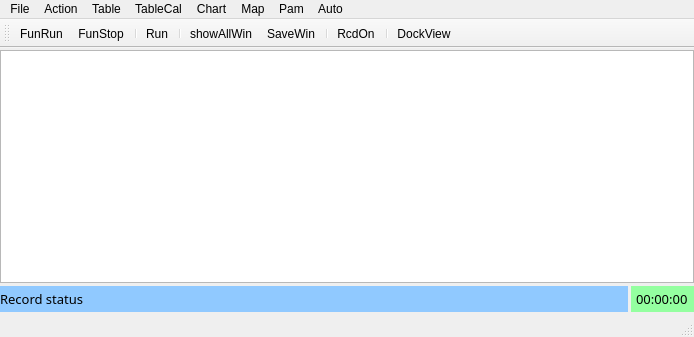
<?xml version="1.0" encoding="UTF-8"?>
<ui version="4.0">
 <class>FunctionWin</class>
 <widget class="QMainWindow" name="FunctionWin">
  <property name="geometry">
   <rect>
    <x>0</x>
    <y>0</y>
    <width>694</width>
    <height>337</height>
   </rect>
  </property>
  <property name="windowTitle">
   <string>MainWindow</string>
  </property>
  <widget class="QWidget" name="centralwidget">
   <layout class="QGridLayout" name="gridLayout">
    <property name="leftMargin">
     <number>0</number>
    </property>
    <property name="topMargin">
     <number>2</number>
    </property>
    <property name="rightMargin">
     <number>0</number>
    </property>
    <property name="bottomMargin">
     <number>3</number>
    </property>
    <property name="spacing">
     <number>3</number>
    </property>
    <item row="0" column="0">
     <widget class="QTreeView" name="treeView_functions"/>
    </item>
    <item row="1" column="0">
     <layout class="QHBoxLayout" name="horizontalLayout_4" stretch="1,0">
      <property name="sizeConstraint">
       <enum>QLayout::SetDefaultConstraint</enum>
      </property>
      <item>
       <widget class="QLabel" name="led_Record">
        <property name="font">
         <font>
          <family>Segoe UI Semibold</family>
          <pointsize>10</pointsize>
          <weight>50</weight>
          <italic>false</italic>
          <bold>false</bold>
         </font>
        </property>
        <property name="styleSheet">
         <string notr="true">background-color: rgb(144, 201, 255);</string>
        </property>
        <property name="text">
         <string>Record status</string>
        </property>
       </widget>
      </item>
      <item>
       <widget class="QTimeEdit" name="timeEdit">
        <property name="font">
         <font>
          <family>Segoe UI Semibold</family>
          <pointsize>10</pointsize>
          <weight>50</weight>
          <italic>false</italic>
          <bold>false</bold>
          <kerning>false</kerning>
         </font>
        </property>
        <property name="focusPolicy">
         <enum>Qt::NoFocus</enum>
        </property>
        <property name="styleSheet">
         <string notr="true">background-color: rgb(148, 255, 160);
color: rgb(0, 0, 0);</string>
        </property>
        <property name="frame">
         <bool>false</bool>
        </property>
        <property name="alignment">
         <set>Qt::AlignCenter</set>
        </property>
        <property name="readOnly">
         <bool>true</bool>
        </property>
        <property name="buttonSymbols">
         <enum>QAbstractSpinBox::NoButtons</enum>
        </property>
        <property name="keyboardTracking">
         <bool>false</bool>
        </property>
        <property name="displayFormat">
         <string>HH:mm:ss</string>
        </property>
       </widget>
      </item>
     </layout>
    </item>
   </layout>
  </widget>
  <widget class="QMenuBar" name="menubar">
   <property name="geometry">
    <rect>
     <x>0</x>
     <y>0</y>
     <width>694</width>
     <height>22</height>
    </rect>
   </property>
   <widget class="QMenu" name="menuFile">
    <property name="title">
     <string>File</string>
    </property>
    <addaction name="actionDevices"/>
    <addaction name="actionImportPams"/>
    <addaction name="separator"/>
    <addaction name="actionFunRun"/>
    <addaction name="actionFunStop"/>
    <addaction name="separator"/>
    <addaction name="actionSaveWin"/>
    <addaction name="actionshowAllWin"/>
   </widget>
   <widget class="QMenu" name="menuValueTable">
    <property name="title">
     <string>Action</string>
    </property>
    <addaction name="actionRun"/>
    <addaction name="separator"/>
    <addaction name="actionRcdOn"/>
    <addaction name="actionRcdSet"/>
   </widget>
   <widget class="QMenu" name="menuTable">
    <property name="title">
     <string>Table</string>
    </property>
    <addaction name="actionAdd_Table"/>
   </widget>
   <widget class="QMenu" name="menuTableCal">
    <property name="title">
     <string>TableCal</string>
    </property>
    <addaction name="actionAdd_Cal_Table"/>
   </widget>
   <widget class="QMenu" name="menuChart">
    <property name="title">
     <string>Chart</string>
    </property>
    <addaction name="actionAdd_Chart"/>
   </widget>
   <widget class="QMenu" name="menuMap">
    <property name="title">
     <string>Map</string>
    </property>
    <addaction name="actionMapWin"/>
   </widget>
   <widget class="QMenu" name="menuScript">
    <property name="title">
     <string>Auto</string>
    </property>
    <addaction name="actionScript"/>
    <addaction name="separator"/>
    <addaction name="actionAuto"/>
   </widget>
   <widget class="QMenu" name="menuPam">
    <property name="title">
     <string>Pam</string>
    </property>
    <addaction name="actionPamFactory"/>
   </widget>
   <addaction name="menuFile"/>
   <addaction name="menuValueTable"/>
   <addaction name="menuTable"/>
   <addaction name="menuTableCal"/>
   <addaction name="menuChart"/>
   <addaction name="menuMap"/>
   <addaction name="menuPam"/>
   <addaction name="menuScript"/>
  </widget>
  <widget class="QStatusBar" name="statusbar"/>
  <widget class="QToolBar" name="toolBar">
   <property name="windowTitle">
    <string>toolBar</string>
   </property>
   <attribute name="toolBarArea">
    <enum>TopToolBarArea</enum>
   </attribute>
   <attribute name="toolBarBreak">
    <bool>false</bool>
   </attribute>
   <addaction name="actionFunRun"/>
   <addaction name="actionFunStop"/>
   <addaction name="separator"/>
   <addaction name="actionRun"/>
   <addaction name="separator"/>
   <addaction name="actionshowAllWin"/>
   <addaction name="actionSaveWin"/>
   <addaction name="separator"/>
   <addaction name="actionRcdOn"/>
   <addaction name="separator"/>
   <addaction name="actionDockView"/>
  </widget>
  <action name="actionDevices">
   <property name="icon">
    <iconset resource="../icon.qrc">
     <normaloff>:/icon/icon/can.png</normaloff>:/icon/icon/can.png</iconset>
   </property>
   <property name="text">
    <string>Devices</string>
   </property>
  </action>
  <action name="actionRun">
   <property name="checkable">
    <bool>true</bool>
   </property>
   <property name="checked">
    <bool>false</bool>
   </property>
   <property name="icon">
    <iconset resource="../icon.qrc">
     <normaloff>:/icon/icon/run.png</normaloff>
     <normalon>:/icon/icon/stop.png</normalon>:/icon/icon/run.png</iconset>
   </property>
   <property name="text">
    <string>Run</string>
   </property>
   <property name="toolTip">
    <string>数据显示运行/停止</string>
   </property>
   <property name="shortcut">
    <string>Backspace</string>
   </property>
  </action>
  <action name="actionStop">
   <property name="icon">
    <iconset resource="../icon.qrc">
     <normaloff>:/icon/icon/stop.png</normaloff>:/icon/icon/stop.png</iconset>
   </property>
   <property name="text">
    <string>Stop</string>
   </property>
   <property name="toolTip">
    <string>Stop all functions</string>
   </property>
  </action>
  <action name="actionMapWin">
   <property name="icon">
    <iconset resource="../icon.qrc">
     <normaloff>:/icon/icon/mapWin.png</normaloff>:/icon/icon/mapWin.png</iconset>
   </property>
   <property name="text">
    <string>MapWin</string>
   </property>
  </action>
  <action name="actionAdd_Table">
   <property name="icon">
    <iconset resource="../icon.qrc">
     <normaloff>:/icon/icon/add_2nd.png</normaloff>:/icon/icon/add_2nd.png</iconset>
   </property>
   <property name="text">
    <string>Add Table</string>
   </property>
  </action>
  <action name="actionAdd_Cal_Table">
   <property name="icon">
    <iconset resource="../icon.qrc">
     <normaloff>:/icon/icon/add_2nd.png</normaloff>:/icon/icon/add_2nd.png</iconset>
   </property>
   <property name="text">
    <string>Add Cal Table</string>
   </property>
  </action>
  <action name="actionFunRun">
   <property name="checkable">
    <bool>false</bool>
   </property>
   <property name="icon">
    <iconset resource="../icon.qrc">
     <normaloff>:/icon/icon/link.png</normaloff>:/icon/icon/link.png</iconset>
   </property>
   <property name="text">
    <string>FunRun</string>
   </property>
   <property name="toolTip">
    <string>运行功能</string>
   </property>
   <property name="shortcut">
    <string>F3</string>
   </property>
  </action>
  <action name="actionFunStop">
   <property name="icon">
    <iconset resource="../icon.qrc">
     <normaloff>:/icon/icon/link_break.png</normaloff>:/icon/icon/link_break.png</iconset>
   </property>
   <property name="text">
    <string>FunStop</string>
   </property>
   <property name="toolTip">
    <string>停止功能</string>
   </property>
   <property name="shortcut">
    <string>F4</string>
   </property>
  </action>
  <action name="actionRcdOn">
   <property name="checkable">
    <bool>true</bool>
   </property>
   <property name="checked">
    <bool>false</bool>
   </property>
   <property name="icon">
    <iconset resource="../icon.qrc">
     <normaloff>:/icon/icon/record.png</normaloff>:/icon/icon/record.png</iconset>
   </property>
   <property name="text">
    <string>RcdOn</string>
   </property>
   <property name="toolTip">
    <string>数据记录</string>
   </property>
  </action>
  <action name="actionRcdOff">
   <property name="icon">
    <iconset resource="../icon.qrc">
     <normaloff>:/icon/icon/record-off.png</normaloff>:/icon/icon/record-off.png</iconset>
   </property>
   <property name="text">
    <string>RcdOff</string>
   </property>
  </action>
  <action name="actionSaveWin">
   <property name="icon">
    <iconset resource="../icon.qrc">
     <normaloff>:/icon/icon/save_xml.png</normaloff>:/icon/icon/save_xml.png</iconset>
   </property>
   <property name="text">
    <string>SaveWin</string>
   </property>
   <property name="toolTip">
    <string>窗口保存</string>
   </property>
  </action>
  <action name="actionshowAllWin">
   <property name="icon">
    <iconset resource="../icon.qrc">
     <normaloff>:/icon/icon/show.png</normaloff>:/icon/icon/show.png</iconset>
   </property>
   <property name="text">
    <string>showAllWin</string>
   </property>
   <property name="toolTip">
    <string>窗口显示/隐藏</string>
   </property>
  </action>
  <action name="actionAdd_Chart">
   <property name="icon">
    <iconset resource="../icon.qrc">
     <normaloff>:/icon/icon/chartWin.png</normaloff>:/icon/icon/chartWin.png</iconset>
   </property>
   <property name="text">
    <string>Add Chart</string>
   </property>
  </action>
  <action name="actionScript">
   <property name="icon">
    <iconset resource="../icon.qrc">
     <normaloff>:/icon/icon/javascript.png</normaloff>:/icon/icon/javascript.png</iconset>
   </property>
   <property name="text">
    <string>Script</string>
   </property>
  </action>
  <action name="actionPamFactory">
   <property name="icon">
    <iconset resource="../icon.qrc">
     <normaloff>:/icon/icon/node.png</normaloff>:/icon/icon/node.png</iconset>
   </property>
   <property name="text">
    <string>PamFactory</string>
   </property>
  </action>
  <action name="actionRcdSet">
   <property name="icon">
    <iconset resource="../icon.qrc">
     <normaloff>:/icon/icon/setting.png</normaloff>:/icon/icon/setting.png</iconset>
   </property>
   <property name="text">
    <string>RcdSet</string>
   </property>
  </action>
  <action name="actionImportPams">
   <property name="icon">
    <iconset resource="../icon.qrc">
     <normaloff>:/icon/icon/import.png</normaloff>:/icon/icon/import.png</iconset>
   </property>
   <property name="text">
    <string>ImportPams</string>
   </property>
   <property name="toolTip">
    <string>ImportPams</string>
   </property>
  </action>
  <action name="actionDockView">
   <property name="icon">
    <iconset resource="../docking/dock.qrc">
     <normaloff>:/dock/images/ads_icon2.svg</normaloff>:/dock/images/ads_icon2.svg</iconset>
   </property>
   <property name="text">
    <string>DockView</string>
   </property>
  </action>
  <action name="actionAuto">
   <property name="icon">
    <iconset resource="../icon.qrc">
     <normaloff>:/icon/icon/can.png</normaloff>:/icon/icon/can.png</iconset>
   </property>
   <property name="text">
    <string>Auto</string>
   </property>
  </action>
 </widget>
 <resources>
  <include location="../icon.qrc"/>
  <include location="../docking/dock.qrc"/>
 </resources>
 <connections/>
</ui>
